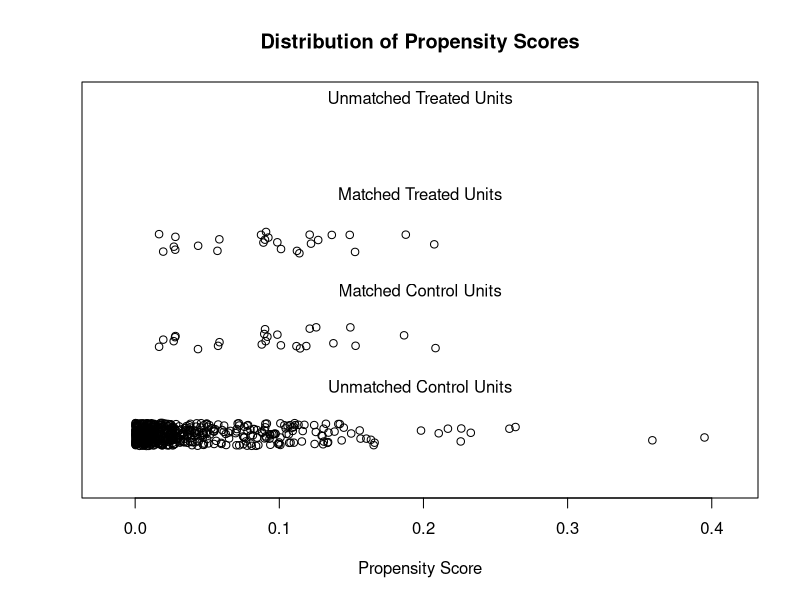
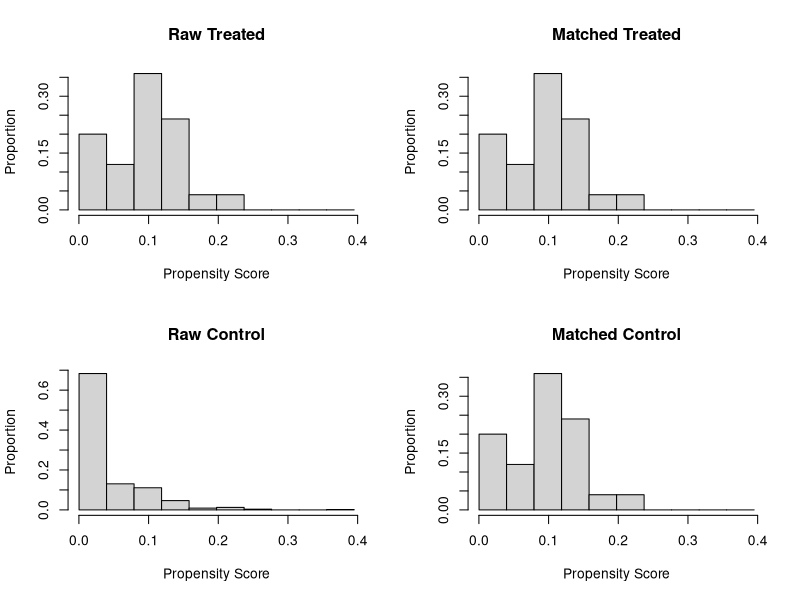

R code for these plots, in order:
## ---- chunk 1
library(MatchIt)
## ---- chunk 2
mydata <- read.csv ("newyork.csv") 

attach(mydata) 
mydata[1:10,] 

## ---- chunk 3
m.out = matchit(stw ~ tot + min + dis, data = mydata, method = "nearest", ratio = 1) 
summary(m.out)  
plot(m.out, type = "jitter") 
plot(m.out, type = "hist") 

## ---- chunk 4
m.data1 <- match.data(m.out) 
write.csv(m.data1, file = "newyork_nearest100.csv")
